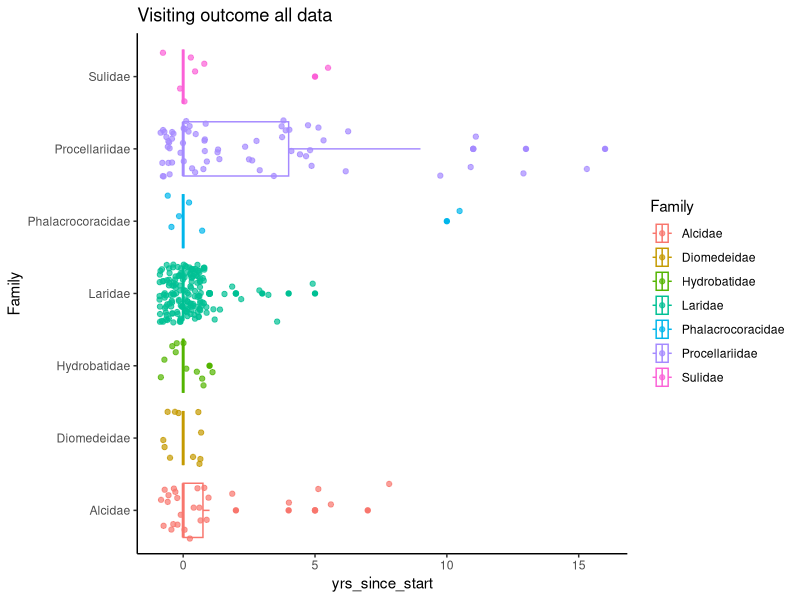

This chart was generated by the following R code:
library(tidyverse)

#11/21: allstartyr has start year that's earliest (what's needed for "both". and if it's just translocationm
#SA is NA for start years, so allstartyr is the correct starting point for either both, trans only, or SA only)
all_data <- read_csv(here::here("./data/Spatz_etal_2023_eventdata_PNAS.csv"))
visitation_select_data <- all_data %>%
  select(Family, Order, SA_Implementation, 
         Trans_Implementation, 
         Visitation_Yr1_SinceOperation,
         Data_Quality, Visitation_PreOperation, Visitation_Operation, method, AllStartYr)

#selection/filter for JUST social attraction visitation events
visitation_SA <- visitation_select_data %>% 
  filter(SA_Implementation == "Partially Achieved" | SA_Implementation == "Achieved",
         Visitation_PreOperation != "Unknown",
         Visitation_Operation != "Unknown",
         Visitation_Operation != "No",
         AllStartYr < 2018,
         Data_Quality == 1,
         method == "Social_Attraction") 

n_fam_visitation_SA <- visitation_SA %>%
  group_by(Family) %>%
  summarise(num_fam = n()) %>%
  filter(num_fam < 5)

visitation_SA <- visitation_SA %>%
  anti_join(n_fam_visitation_SA, by = "Family")


#selection/filter for JUST translocation  events (which will be 
#used for all later)
visitation_trans <- visitation_select_data %>% 
  filter(Trans_Implementation == "Partially Achieved" | Trans_Implementation == "Achieved" ,
         Visitation_PreOperation != "Unknown",
         Visitation_Operation != "Unknown",
         Visitation_Operation != "No",
         AllStartYr < 2018,
         Data_Quality == 1,
         method == "Translocation") 

n_fam_visitation_trans <- visitation_trans %>%
  group_by(Family) %>%
  summarise(num_fam = n()) %>%
  filter(num_fam < 5)

visitation_trans <- visitation_trans %>%
  anti_join(n_fam_visitation_trans, by = "Family")
  

#selection/filter for BOTH translocation and social attraction visitation events
visitation_both <- visitation_select_data %>% 
  filter(SA_Implementation == "Partially Achieved" | SA_Implementation == "Achieved",
         Trans_Implementation == "Partially Achieved" | Trans_Implementation == "Achieved" ,
         Visitation_PreOperation != "Unknown",
         Visitation_Operation != "Unknown",
         Visitation_Operation != "No",
         AllStartYr < 2018,
         Data_Quality == 1,
         method == "Both")

n_fam_visitation_both <- visitation_both %>%
  group_by(Family) %>%
  summarise(num_fam = n()) %>%
  filter(num_fam < 5)

visitation_both <- visitation_both %>%
  anti_join(n_fam_visitation_both, by = "Family")


#for our all panel, need to combine the three dataframes we've just made
#need to remove code that removes 5 families from prev code, but apply that post rbind

all_data_clean <- rbind(visitation_SA, visitation_trans, visitation_both) %>%
  mutate(yrs_since_start = Visitation_Yr1_SinceOperation - AllStartYr)

#plot 
#all data
ggplot(all_data_clean, aes(x=yrs_since_start, y=Family, col=Family)) +
  geom_boxplot(horizontal = TRUE) +
  geom_jitter(alpha = 0.7, width = 0.9) +
  ggtitle("Visiting outcome all data") +
  theme_classic()

             